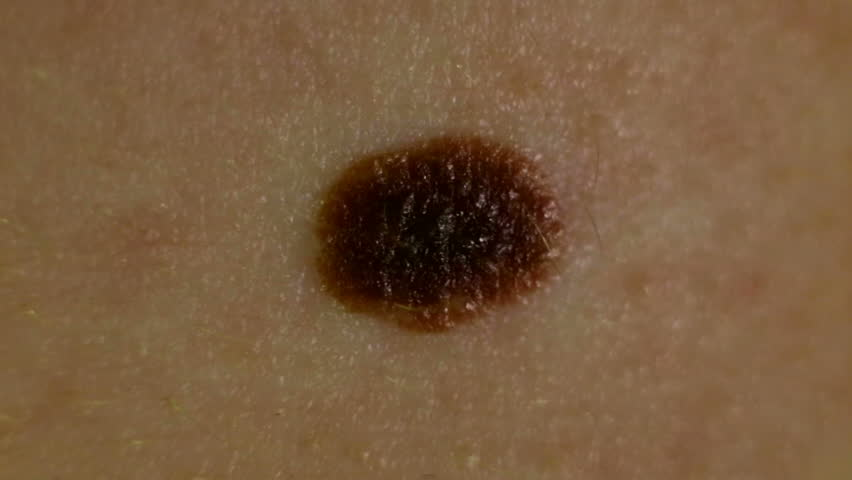
#> input picture Test_Images/1.jpg, 852 x 480 px
$ python -i __init__.py   (imports and definitions only)   (older library calls are emulated)
#> lines starting #> are read from the running program, lines starting #| are printed output that depends on the picture
#!/usr/bin/env python3
# -*- coding: utf-8 -*-
"""
Created on Fri March 15 20:05:23 2019

@author: 2020shatgiskessell
"""

import sys
sys.path.insert(0, '/Users/2020shatgiskessell/anaconda3/pkgs/opencv-3.3.1-py36h60a5f38_1/lib/python3.6/site-packages/opencv3')
import cv2
import numpy as np
import timeit
import time
import sys
import matplotlib.pyplot as plt
from scipy.spatial import distance
from sklearn.cluster import DBSCAN
import warnings
import concurrent.futures
from concurrent.futures import ThreadPoolExecutor

sys.path.append('/Users/2020shatgiskessell/Desktop/New_Mole_Detector-master/Mole_Detector_1_2/')
from compute_stats import compute_stats
from Blob import Blob
#ヽ(≧Д≦)ノ
# [6 lines not run here, left out]

#SKIN DETECTOR CNN
#https://github.com/HasnainRaz/Skin-Segmentation-TensorFlow

# [75 lines left out: functions draw_blobs, draw_blobs_coordinates, imshow_components, blob_detector, not called in this run]

def sobel(img):
    blurred = cv2.GaussianBlur(img, (3,3),0)
    gray = cv2.cvtColor(blurred, cv2.COLOR_RGB2GRAY)
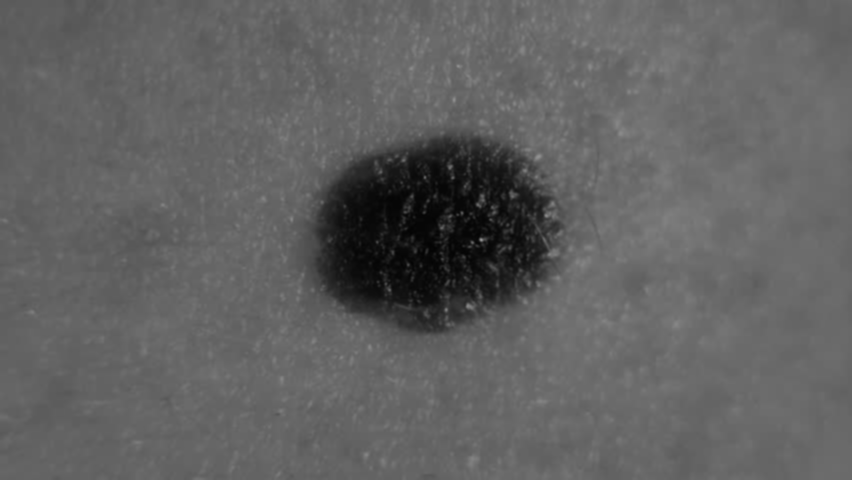
#> gray: shape (480, 852); min 3, max 145, mean 96.8

    grad_x = cv2.Sobel(gray, cv2.CV_16S, 1, 0, ksize=3, scale=1, delta=0, borderType=cv2.BORDER_DEFAULT)
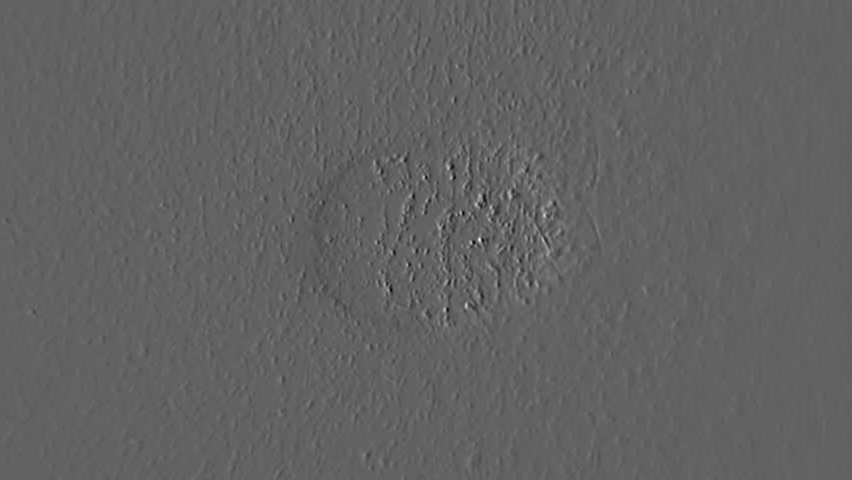
#> grad_x: shape (480, 852) int16; min -237, max 377, mean 0.1; drawn with min black and max white
    # Gradient-Y
    # grad_y = cv.Scharr(gray,ddepth,0,1)
    grad_y = cv2.Sobel(gray, cv2.CV_16S, 0, 1, ksize=3, scale=1, delta=0, borderType=cv2.BORDER_DEFAULT)
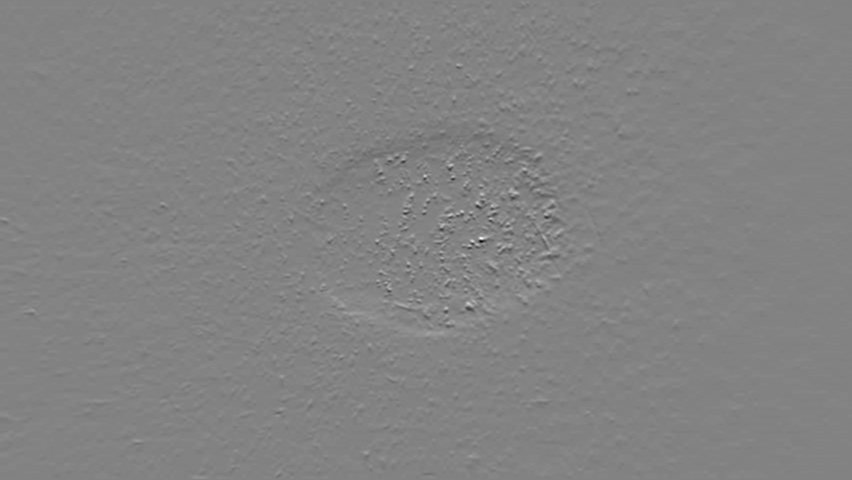
#> grad_y: shape (480, 852) int16; min -362, max 343, mean 0; drawn with min black and max white


    abs_grad_x = cv2.convertScaleAbs(grad_x)
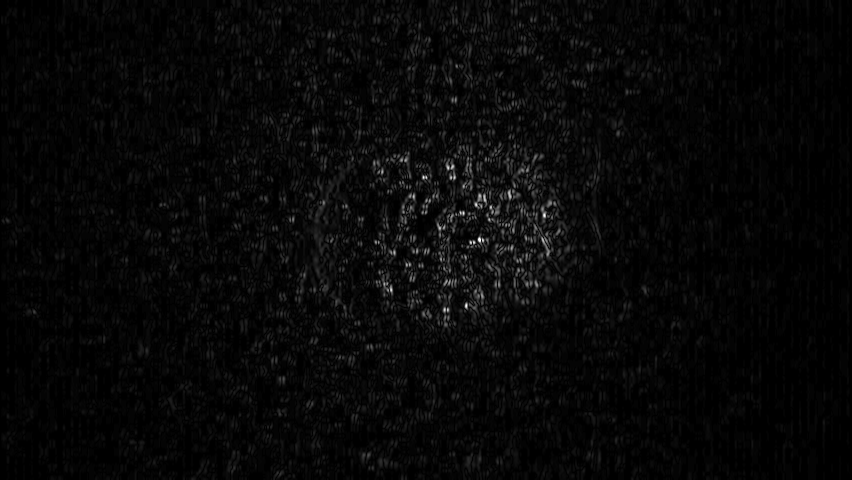
#> abs_grad_x: shape (480, 852); min 0, max 255, mean 7.5
    abs_grad_y = cv2.convertScaleAbs(grad_y)
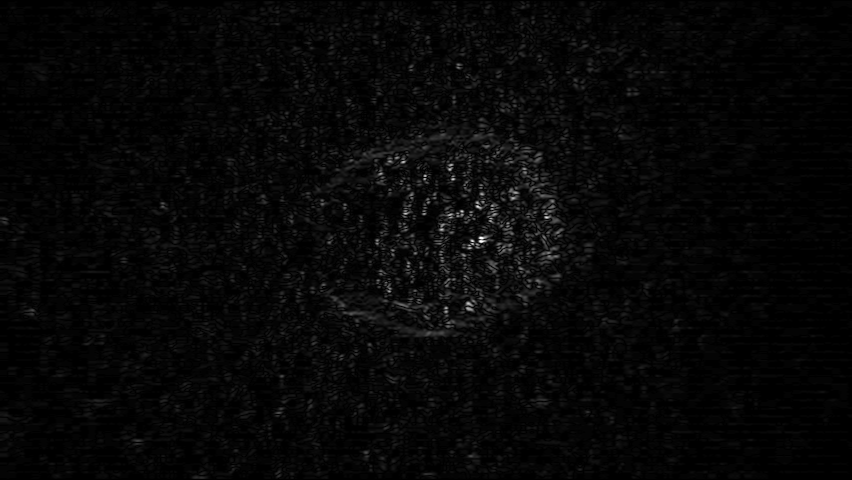
#> abs_grad_y: shape (480, 852); min 0, max 255, mean 6.8
    grad = cv2.addWeighted(abs_grad_x, 0.5, abs_grad_y, 0.5, 0)
    return grad

# [35 lines left out: functions Laplacian_sharpen2, Laplacian_sharpen, not called in this run]

def mse(x, y):
    return np.linalg.norm(x - y)

# [94 lines left out: functions get_centroid, plot_mole_coordinates, get_skin, load_video, main, not called in this run]

#main (img, 1, detect_skin = True)

>>> import cv2
>>> picture = cv2.cvtColor(cv2.imread('../Test_Images/1.jpg'), cv2.COLOR_BGR2RGB)
>>> result = sobel(picture)
